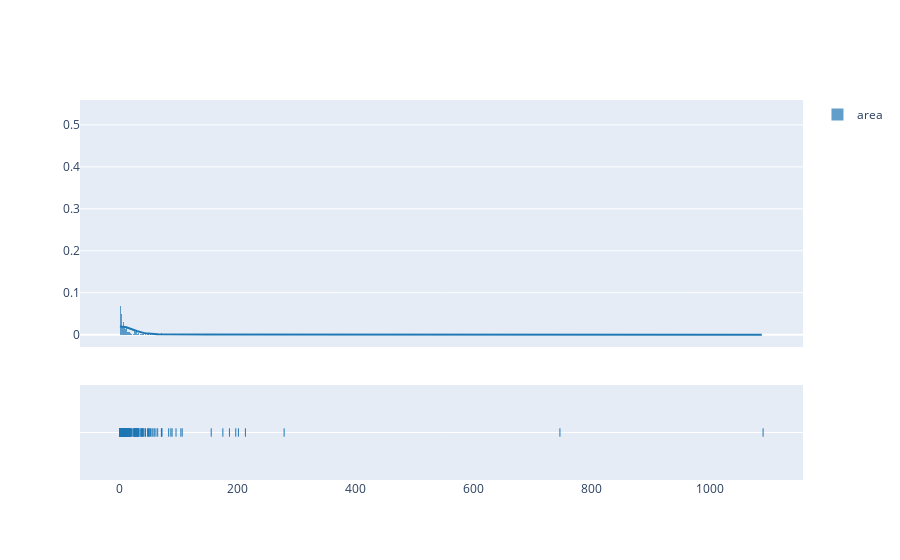

Notebook cell for this chart:
### Markdown cell above
## Density(PDF) Plot of Area:

### Code cell
import plotly.figure_factory as ff
import numpy as np
np.random.seed(1)


x = np.array(df['area'])
hist_data = [x]
group_labels = ['area'] 

fig = ff.create_distplot(hist_data, group_labels)
fig.show()

### Figure 1 — Plotly figure (JSON) as saved in the notebook; plotly's stock layout.template omitted (floating-point values rounded to 4 significant figures; data arrays with more than 128 entries replaced by an {"elided": "..."} marker saying what was removed)
{"data": [{"autobinx": false, "histnorm": "probability density", "legendgroup": "area", "marker": {"color": "rgb(31, 119, 180)"}, "name": "area", "opacity": 0.7, "type": "histogram", "x": {"elided": "517 float values"}, "xaxis": "x", "xbins": {"end": 1091.0, "size": 1, "start": 0}, "yaxis": "y"}, {"legendgroup": "area", "marker": {"color": "rgb(31, 119, 180)"}, "mode": "lines", "name": "area", "showlegend": false, "type": "scatter", "x": {"elided": "500 float values"}, "xaxis": "x", "y": {"elided": "500 float values"}, "yaxis": "y"}, {"legendgroup": "area", "marker": {"color": "rgb(31, 119, 180)", "symbol": "line-ns-open"}, "mode": "markers", "name": "area", "showlegend": false, "type": "scatter", "x": {"elided": "517 float values"}, "xaxis": "x", "y": {"elided": "517 str values"}, "yaxis": "y2"}], "layout": {"barmode": "overlay", "hovermode": "closest", "legend": {"traceorder": "reversed"}, "xaxis": {"anchor": "y2", "domain": [0, 1], "zeroline": false}, "yaxis": {"anchor": "free", "domain": [0.35, 1], "position": 0}, "yaxis2": {"anchor": "x", "domain": [0, 0.25], "dtick": 1, "showticklabels": false}}}
